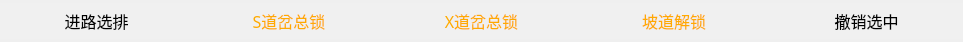
<?xml version="1.0" encoding="UTF-8"?>
<ui version="4.0">
 <class>StaFunBtnToolBarTH</class>
 <widget class="QWidget" name="StaFunBtnToolBarTH">
  <property name="geometry">
   <rect>
    <x>0</x>
    <y>0</y>
    <width>963</width>
    <height>42</height>
   </rect>
  </property>
  <property name="windowTitle">
   <string>StaFunBtnToolBarTH</string>
  </property>
  <property name="styleSheet">
   <string notr="true">QPushButton {
	background-color: rgb(240, 240, 240);
	border: none;
}</string>
  </property>
  <layout class="QHBoxLayout" name="horizontalLayout">
   <property name="spacing">
    <number>0</number>
   </property>
   <property name="leftMargin">
    <number>0</number>
   </property>
   <property name="topMargin">
    <number>0</number>
   </property>
   <property name="rightMargin">
    <number>0</number>
   </property>
   <property name="bottomMargin">
    <number>0</number>
   </property>
   <item>
    <widget class="QPushButton" name="FunBtn1_RouteBuild">
     <property name="minimumSize">
      <size>
       <width>0</width>
       <height>36</height>
      </size>
     </property>
     <property name="maximumSize">
      <size>
       <width>16777215</width>
       <height>36</height>
      </size>
     </property>
     <property name="font">
      <font>
       <family>微软雅黑</family>
       <pointsize>12</pointsize>
      </font>
     </property>
     <property name="text">
      <string>进路选排</string>
     </property>
    </widget>
   </item>
   <item>
    <widget class="QPushButton" name="FunBtn2_STrackBlock">
     <property name="minimumSize">
      <size>
       <width>0</width>
       <height>36</height>
      </size>
     </property>
     <property name="maximumSize">
      <size>
       <width>16777215</width>
       <height>36</height>
      </size>
     </property>
     <property name="font">
      <font>
       <family>微软雅黑</family>
       <pointsize>12</pointsize>
      </font>
     </property>
     <property name="styleSheet">
      <string notr="true">color: rgb(255, 170, 0);</string>
     </property>
     <property name="text">
      <string>S道岔总锁</string>
     </property>
     <property name="checkable">
      <bool>true</bool>
     </property>
     <attribute name="buttonGroup">
      <string notr="true">buttonGroup</string>
     </attribute>
    </widget>
   </item>
   <item>
    <widget class="QPushButton" name="FunBtn3_XTrackBlock">
     <property name="minimumSize">
      <size>
       <width>0</width>
       <height>36</height>
      </size>
     </property>
     <property name="maximumSize">
      <size>
       <width>16777215</width>
       <height>36</height>
      </size>
     </property>
     <property name="font">
      <font>
       <family>微软雅黑</family>
       <pointsize>12</pointsize>
      </font>
     </property>
     <property name="styleSheet">
      <string notr="true">color: rgb(255, 170, 0);</string>
     </property>
     <property name="text">
      <string>X道岔总锁</string>
     </property>
     <property name="checkable">
      <bool>true</bool>
     </property>
     <attribute name="buttonGroup">
      <string notr="true">buttonGroup</string>
     </attribute>
    </widget>
   </item>
   <item>
    <widget class="QPushButton" name="FunBtn4_RampUnlock">
     <property name="minimumSize">
      <size>
       <width>0</width>
       <height>36</height>
      </size>
     </property>
     <property name="maximumSize">
      <size>
       <width>16777215</width>
       <height>36</height>
      </size>
     </property>
     <property name="font">
      <font>
       <family>微软雅黑</family>
       <pointsize>12</pointsize>
      </font>
     </property>
     <property name="styleSheet">
      <string notr="true">color: rgb(255, 170, 0);</string>
     </property>
     <property name="text">
      <string>坡道解锁</string>
     </property>
     <property name="checkable">
      <bool>true</bool>
     </property>
     <attribute name="buttonGroup">
      <string notr="true">buttonGroup</string>
     </attribute>
    </widget>
   </item>
   <item>
    <widget class="QPushButton" name="FunBtn5_CommandClear">
     <property name="minimumSize">
      <size>
       <width>0</width>
       <height>36</height>
      </size>
     </property>
     <property name="maximumSize">
      <size>
       <width>16777215</width>
       <height>36</height>
      </size>
     </property>
     <property name="font">
      <font>
       <family>微软雅黑</family>
       <pointsize>12</pointsize>
      </font>
     </property>
     <property name="text">
      <string>撤销选中</string>
     </property>
    </widget>
   </item>
  </layout>
 </widget>
 <layoutdefault spacing="6" margin="11"/>
 <resources/>
 <connections/>
 <buttongroups>
  <buttongroup name="buttonGroup"/>
 </buttongroups>
</ui>
